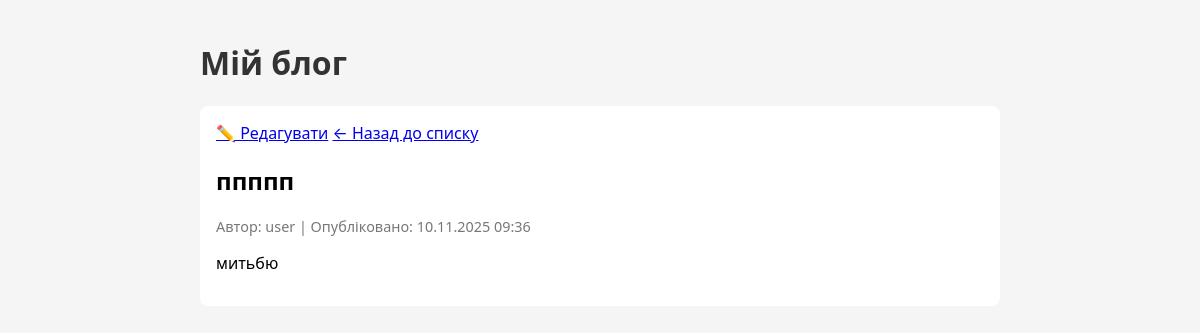
/post/5/, run on the app's committed database.
### blog/models.py (models this page shows, shortened)
class Post(models.Model):
    author = models.ForeignKey(
        settings.AUTH_USER_MODEL,
        on_delete=models.CASCADE
    )
    title = models.CharField(max_length=200)
    text = models.TextField()
    created_date = models.DateTimeField(default=timezone.now)
    published_date = models.DateTimeField(blank=True, null=True)

### blog/views.py (the view)
# urls.py: path("post/<int:pk>/", views.post_detail, name="post_detail"),
def post_detail(request, pk):
    post = get_object_or_404(Post, pk=pk)
    return render(request, "blog/post_detail.html", {"post": post})

### blog/templates/blog/post_detail.html
{% extends "blog/base.html" %}
{% block content %}
    <article class="post">
        <a href="{% url 'post_edit' pk=post.pk %}">✏️ Редагувати</a>
        <a href="{% url 'post_list' %}">← Назад до списку</a>
        <h2>{{ post.title }}</h2>
        <p class="meta">
            Автор: {{ post.author }} |
            Опубліковано: {{ post.published_date|date:"d.m.Y H:i" }}
        </p>
        <p>{{ post.text|linebreaksbr }}</p>
    </article>
{% endblock %}

### mysite/static/css/blog.css (style rules this page uses)
body { font-family: system-ui, -apple-system, BlinkMacSystemFont, "Segoe UI", sans-serif; max-width: 800px; margin: 0 auto; padding: 20px; background: #f5f5f5; }
.post { background: #fff; padding: 16px; margin-bottom: 16px; border-radius: 8px; }
.meta { font-size: 0.9rem; color: #777; }

### data on the page
Post: title "ппппп", author "user", published_date "10.11.2025 09:36", text "митьбю"
